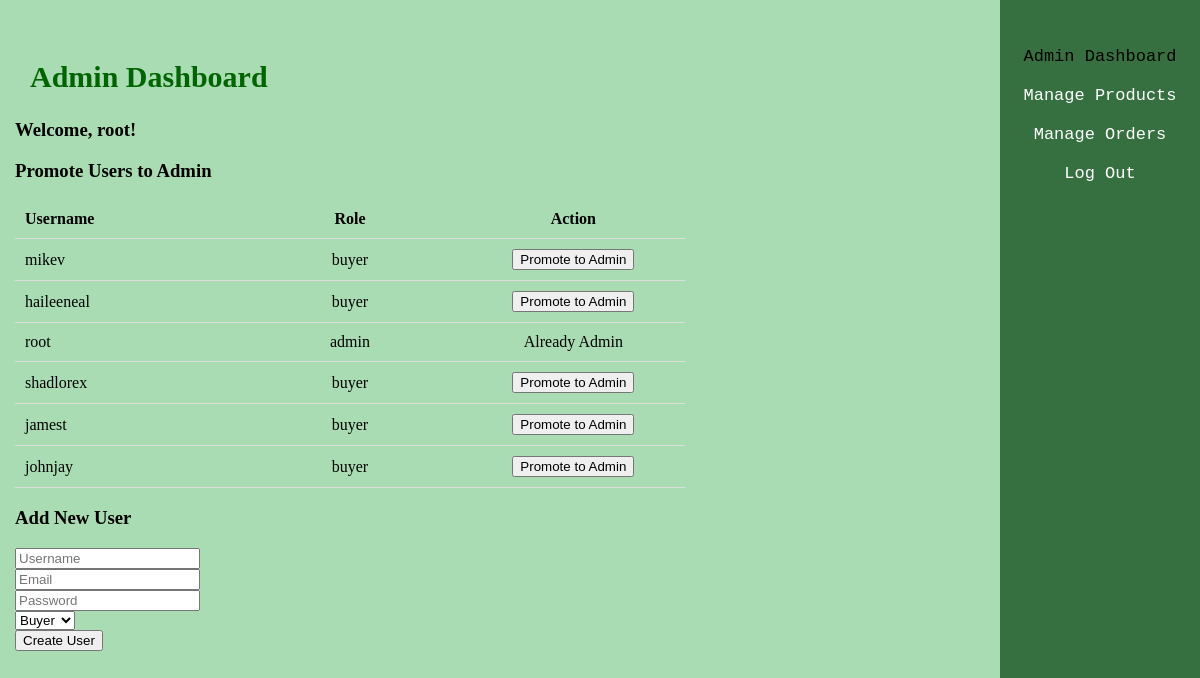
Page /admin/dashboard.php (signed in) on the committed database.
### tables this page shows
CREATE TABLE `users` (
  `user_id` int(11) NOT NULL,
  `username` varchar(255) NOT NULL,
  `email` varchar(255) NOT NULL,
  `first_name` varchar(100) DEFAULT NULL,
  `last_name` varchar(100) DEFAULT NULL,
  `created_at` timestamp NOT NULL DEFAULT current_timestamp(),
  `password` varchar(255) NOT NULL,
  `role` enum('admin','seller','buyer') NOT NULL DEFAULT 'buyer'
);

### admin/dashboard.php (the view, shortened to what this page needs)
<?php
require '../db.php';
$users = $con->query("SELECT user_id, username, role FROM users ORDER BY created_at DESC");
$user_id = $_SESSION['user_id'];
$query = "SELECT username, role FROM users WHERE user_id = ?";
$stmt = $con->prepare($query);
$stmt->bind_param("i", $user_id);
$stmt->execute();
$result = $stmt->get_result();
$user = $result->fetch_assoc();
?>
<!DOCTYPE html>
<html lang="en">
<head>
    <link rel="stylesheet" href="../styles.css">
</head>
<body>
    <div class="container">
        <div class="sidebar">
            <ul>
                <li><a href="dashboard.php" class="active">Admin Dashboard</a></li>
                <li><a href="manage_products.php">Manage Products</a></li>
                <li><a href="manage_orders.php">Manage Orders</a></li>
                <li><a href="../logout.php">Log Out</a></li>
            </ul>
            <div class="social-icons">
            </div>
        </div>
        <div class="content">
            <h2>Admin Dashboard</h2>
            <h3>Welcome, <?= htmlspecialchars($user['username']) ?>!</h3>
            <h3>Promote Users to Admin</h3>
            <table>
                <tr><th>Username</th><th>Role</th><th>Action</th></tr>
                <?php while ($u = $users->fetch_assoc()): ?>
                <tr>
                    <td><?= htmlspecialchars($u['username']) ?></td>
                    <td><?= $u['role'] ?></td>
                    <td>
                        <?php if ($u['role'] !== 'admin'): ?>
                        <form method="POST">
                            <button type="submit">Promote to Admin</button>
                        </form>
                        <?php else: ?>Already Admin<?php endif; ?>
                    </td>
                </tr>
                <?php endwhile; ?>
            </table>
            <h3>Add New User</h3>
            <form method="POST">
                <input name="username" placeholder="Username"><br>
                <input name="email" placeholder="Email"><br>
                <input name="password" type="password" placeholder="Password"><br>
                <select name="role">
                    <option value="buyer">Buyer</option>
                </select><br>
                <button name="create_user" type="submit">Create User</button>
            </form>
        </div>
    </div>
</body>
</html>

### styles.css (style rules this page uses)
html, body { height: 100%; margin: 0; padding: 0; overflow-x: hidden; }
body { background-color: #A9DCB2; }
h2 { font-family: 'Copperplate', fantasy; color: darkgreen; text-align: left; padding-left: 15px; font-size: 30px; }
.sidebar { position: fixed; top: 0; right: 0; height: 100%; width: 200px; background-color: #367040; padding-top: 20px; z-index: 1001; font-family: 'Lucida Console', monospace; font-size: 17px; }
.sidebar ul { list-style: none; padding: 0; }
.sidebar ul li { padding: 10px; text-align: center; }
.sidebar ul li a { text-decoration: none; color: white; display: block; }
.sidebar ul li a:hover, .sidebar ul li a.active { color: black; border-radius: 5px; }
.social-icons { text-align: center; padding-top: 20px; }
.content { margin-right: 200px; padding: 15px; padding-bottom: 60px; }
.container { margin-right: 300px; padding-top: 20px; }
th { padding: 15px 20px; font-weight: bold; border-bottom: 2px solid #ddd; text-align: left; white-space: nowrap; }
table { width: 100%; border-collapse: collapse; }
th, td { padding: 10px; text-align: left; border-bottom: 1px solid #ddd; }
th:nth-child(1), td:nth-child(1) { width: 20%; }
th:nth-child(2), td:nth-child(2) { width: 20%; text-align: center; }
th:nth-child(3), td:nth-child(3) { width: 20%; text-align: center; }

### rows in the picture
users: username "root", role "admin", shows "Already Admin"
users: username "mikev", role "buyer"
users: username "haileeneal", role "buyer"
users: username "shadlorex", role "buyer"
users: username "jamest", role "buyer"
users: username "johnjay", role "buyer"
